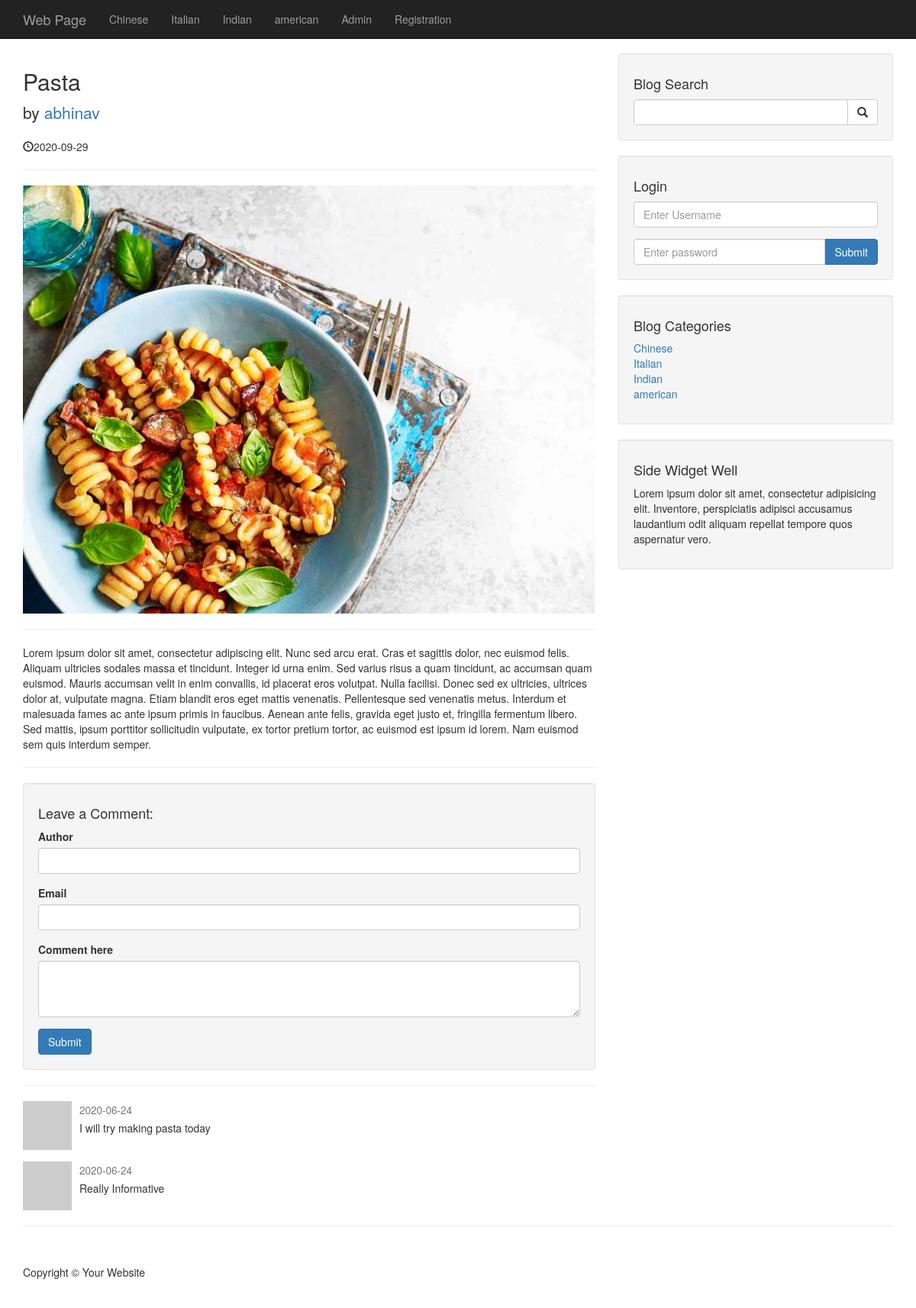
/post.php?p_id=64, run on the app's committed database.
### tables this page shows
CREATE TABLE `categories` (
  `cat_id` int(3) NOT NULL,
  `cat_title` varchar(250) NOT NULL
);

CREATE TABLE `posts` (
  `post_id` int(3) NOT NULL,
  `post_category_id` int(3) NOT NULL,
  `post_title` varchar(255) NOT NULL,
  `post_user` varchar(255) NOT NULL,
  `post_date` date NOT NULL,
  `post_image` text NOT NULL,
  `post_content` text NOT NULL,
  `post_tags` varchar(255) NOT NULL,
  `post_comment_count` int(11) NOT NULL,
  `post_status` varchar(255) NOT NULL,
  `post_view_count` int(11) NOT NULL
);

CREATE TABLE `comments` (
  `comment_id` int(3) NOT NULL,
  `comment_post_id` int(3) NOT NULL,
  `comment_user` varchar(255) NOT NULL,
  `comment_email` varchar(255) NOT NULL,
  `comment_content` text NOT NULL,
  `comment_status` varchar(255) NOT NULL,
  `comment_date` date NOT NULL
);

### post.php (the view, shortened to what this page needs)
<?php include "includes/db.php"; ?>
<?php include "includes/header.php"; ?>
<body>
    <?php include "includes/navigation.php"; ?>
    <div class="container">
        <div class="row">
            <div class="col-md-8">
                <?php
                if(isset($_GET['p_id'])){
                    $the_post_id = $_GET['p_id'];
                if(isset($_SESSION['user_role']) && $_SESSION['user_role'] == 'admin') {
                    $query = "SELECT * FROM posts WHERE post_id = $the_post_id ";
                } else {
                    $query= "SELECT *FROM posts WHERE post_id = $the_post_id AND post_status = 'published' ";
                }
                $select_all_posts_query = mysqli_query($connection, $query);
            if(mysqli_num_rows($select_all_posts_query) < 1) {
                echo "<h2 class='text-center'>No Posts Available</h2>";
            }else {
                while ($row = mysqli_fetch_assoc($select_all_posts_query)) {
                    $post_id = $row['post_id'];
                    $post_title = $row['post_title'];
                    $post_user = $row['post_user'];
                    $post_date = $row['post_date'];
                    $post_image = $row['post_image'];
                    $post_content = $row['post_content'];
                ?>
                    <h2>
                        <?php echo $post_title ?>
                    </h2>
                    <p class="lead">
                        by <a href="user_posts.php?user=<?php echo $post_user ?>&p_id=<?php echo $post_id?>"><?php echo $post_user ?></a>
                    </p>
                    <p><span class="glyphicon glyphicon-time"></span><?php echo $post_date ?></p>
                    <hr>
                    <img class="img-responsive" src="images/<?php echo $post_image; ?>" alt="">
                    <hr>
                    <p><?php echo $post_content ?></p>
                    <hr>
                <?php }
             ?>
                <div class="well">
                    <h4>Leave a Comment:</h4>
                    <form action="" method="post" role="form">
                    <div class="form-group">
                            <label for="comment_author">Author</label>
                            <input name="comment_author" type="text" class="form-control">
                        </div>
                        <div class="form-group">
                            <label for="comment_email">Email</label>
                            <input name="comment_email" type="email" class="form-control">
                        </div>
                        <div class="form-group">
                            <label for="comment">Comment here</label>
                            <textarea name="comment_content" class="form-control" rows="3"></textarea>
                        </div>
                        <button name="create_comment" type="submit" class="btn btn-primary">Submit</button>
                    </form>
                </div>
                <hr>
                <?php
                    $query = "SELECT * FROM comments WHERE comment_post_id = {$the_post_id} ";
                    $query .= "AND comment_status = 'approved' ";
                    $query .= "ORDER BY comment_id DESC ";
                    $select_comment_query = mysqli_query($connection, $query);
                    while ($_row = mysqli_fetch_array($select_comment_query)) {
                        $comment_date= $_row['comment_date'];
                        $comment_author= $_row['comment_author'];
                        $comment_content= $_row['comment_content'];
                ?>
                <div class="media">
                    <a class="pull-left" href="#">
                        <img class="media-object" src="http://placehold.it/64x64" alt="">
                    </a>
                    <div class="media-body">
                        <h4 class="media-heading"><?php echo  $comment_author ?>
                            <small><?php echo  $comment_date ?></small>
                        </h4>
                        <?php echo  $comment_content ?>
                    </div>
                </div>
                    <?php  } } } else {
                header("location: /index.php");
            } ?>
            </div>
            <?php include "includes/sidebar.php"; ?>
            <hr>
            <?php include "includes/footer.php"; ?>

### includes/header.php (shortened to what this page needs)
<!DOCTYPE html>
<html lang="en">
<head>
    <link href="css/bootstrap.min.css" rel="stylesheet">
    <link href="css/blog-home.css" rel="stylesheet">
    <link href="css/styles.css" rel="stylesheet">
</head>

### includes/navigation.php (shortened to what this page needs)
<nav class="navbar navbar-inverse navbar-fixed-top" role="navigation">
        <div class="container">
            <div class="navbar-header">
                <a class="navbar-brand" href="./index.php">Web Page</a>
            </div>
            <div class="collapse navbar-collapse" id="bs-example-navbar-collapse-1">
                <ul class="nav navbar-nav">
            <?php
            $query = "SELECT * FROM categories";
            $select_all_categories_query = mysqli_query($connection,$query);
            while($row = mysqli_fetch_assoc($select_all_categories_query)) {
                $cat_id = $row['cat_id'];
                $cat_title = $row['cat_title'];
                $category_class = '';
                $registration_class = '';
                echo "<li class='$category_class'><a href='category.php?category=$cat_id'>{$cat_title}</a></li>";
            }
            ?>
                <li><a href="admin">Admin</a></li>
                <li class='<?php echo $registration_class; ?>'><a href="registration.php">Registration</a></li>
                </ul>
            </div>
        </div>
    </nav>

### includes/sidebar.php (shortened to what this page needs)
<div class="col-md-4">
            <div class="well">
               <h4>Blog Search</h4>
                <form action = "search.php" method= "post">
                <div class="input-group">
                    <input name="search" type="text" class="form-control">
                    <span class="input-group-btn">
                        <button name="submit" class="btn btn-default" type="submit">
                            <span class="glyphicon glyphicon-search"></span>
                    </button>
                    </span>
                </div>
                </form>
            </div>
            <div class="well">
            <?php if(isset($_SESSION['user_role'])): ?>
                <h4>Logged in as <?php echo $_SESSION['username']?>
                <a href="includes/logout.php" class="btn btn-promary"><button name="logout" class="btn btn-primary" >Logout</button></a></h4>
            <?php else: ?>
               <h4>Login</h4>
                <form action = "includes/login.php" method= "post">
                <div class="form-group">
                    <input name="username" type="text" class="form-control" placeholder="Enter Username">
                </div>
                <div class="input-group">
                    <input name="password" type="password" class="form-control" placeholder="Enter password">
                    <span class="input-group-btn">
                        <button name="login" class="btn btn-primary" type="submit">Submit
                    </button>
                    </span>
                </div>
                </form>
            <?php endif; ?>
            </div>
            <?php
            $query = "SELECT * FROM categories";
            $select_categories_sidebar = mysqli_query($connection,$query);
            ?>
            <div class="well">
                <h4>Blog Categories</h4>
                <div class="row">
                    <div class="col-lg-12">
                        <ul class="list-unstyled">
            <?php  while($row = mysqli_fetch_assoc($select_categories_sidebar)) {
            $cat_title = $row['cat_title'];
            $cat_id = $row['cat_id'];
            echo "<li><a href='category.php?category=$cat_id'>{$cat_title}</a></li>";
                    }
            ?>
                        </ul>
                    </div>
                </div>
            </div>
          <?php include "widgets.php"; ?>
        </div>
</div>

### includes/widgets.php
<div class="well">
                    <h4>Side Widget Well</h4>
                    <p>Lorem ipsum dolor sit amet, consectetur adipisicing elit. Inventore, perspiciatis adipisci accusamus laudantium odit aliquam repellat tempore quos aspernatur vero.</p>
                </div>

### includes/footer.php (shortened to what this page needs)
<footer>
            <div class="row">
                <div class="col-lg-12">
                    <p>Copyright &copy; Your Website </p>
                </div>
            </div>
        </footer>
    </div>
</body>
</html>

### css/blog-home.css (style rules this page uses)
body { padding-top: 70px; }
footer { margin: 50px 0; }

### data on the page
categories: cat_title "Chinese"
categories: cat_title "Italian"
categories: cat_title "Indian"
categories: cat_title "american"
posts: post_title "Pasta", post_user "abhinav", post_date "2020-09-29", post_image (picture), post_content "Lorem ipsum dolor sit amet, consectetur adipiscing elit. Nunc sed arcu erat. Cras et sagittis dolor, nec euismod felis. Aliquam ultricies sodales massa et tincidunt. Integer id urna enim. Sed varius risus a quam tincidunt, ac accumsan quam euismod. Mauris accumsan velit in enim convallis, id placerat eros volutpat. Nulla facilisi. Donec sed ex ultricies, ultrices dolor at, vulputate magna. Etiam blandit eros eget mattis venenatis. Pellentesque sed venenatis metus. Interdum et malesuada fames ac ante ipsum primis in faucibus. Aenean ante felis, gravida eget justo et, fringilla fermentum libero. Sed mattis, ipsum porttitor sollicitudin vulputate, ex tortor pretium tortor, ac euismod est ipsum…"
comments: comment_date "2020-06-24", comment_content "I will try making pasta today"
comments: comment_date "2020-06-24", comment_content "Really Informative"
